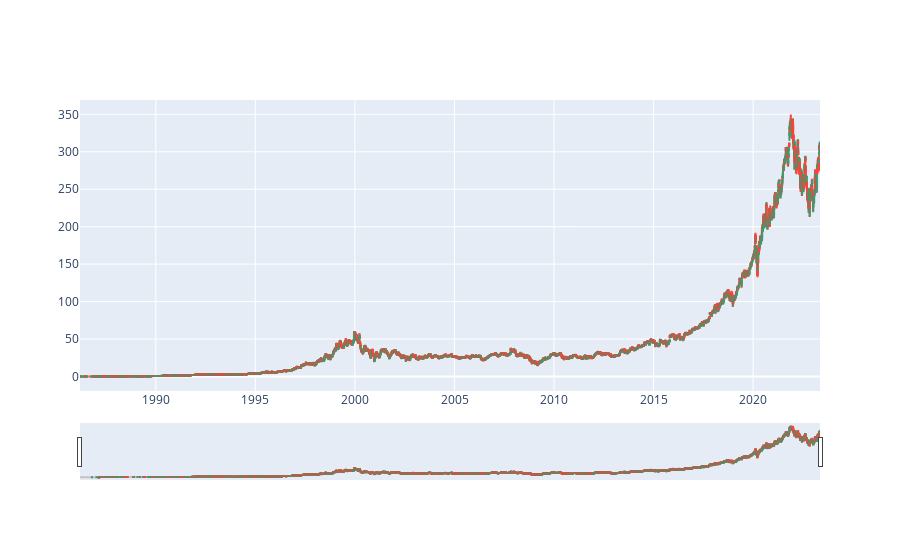

This figure's notebook cell:
### Code cell
df = df_MSFT

fig = go.Figure(data=[go.Candlestick(x=df.index,
                open=df['Open'],
                high=df['High'],
                low=df['Low'],
                close=df['Close'])])

fig.show()

### Figure 1 — Plotly figure (JSON) as saved in the notebook; plotly's stock layout.template omitted (floating-point values rounded to 4 significant figures; data arrays with more than 128 entries replaced by an {"elided": "..."} marker saying what was removed)
{"data": [{"close": {"elided": "9367 float values"}, "high": {"elided": "9367 float values"}, "low": {"elided": "9367 float values"}, "open": {"elided": "9367 float values"}, "type": "candlestick", "x": {"elided": "9367 str values"}}], "layout": {"autosize": true, "xaxis": {"autorange": true, "range": ["1986-03-12 12:00", "2023-05-11 12:00"], "rangeslider": {"autorange": true, "range": ["1986-03-12 12:00", "2023-05-11 12:00"], "yaxis": {"_template": null, "rangemode": "match"}}, "type": "date"}, "yaxis": {"autorange": true, "range": [-19.33, 369.1]}}}
